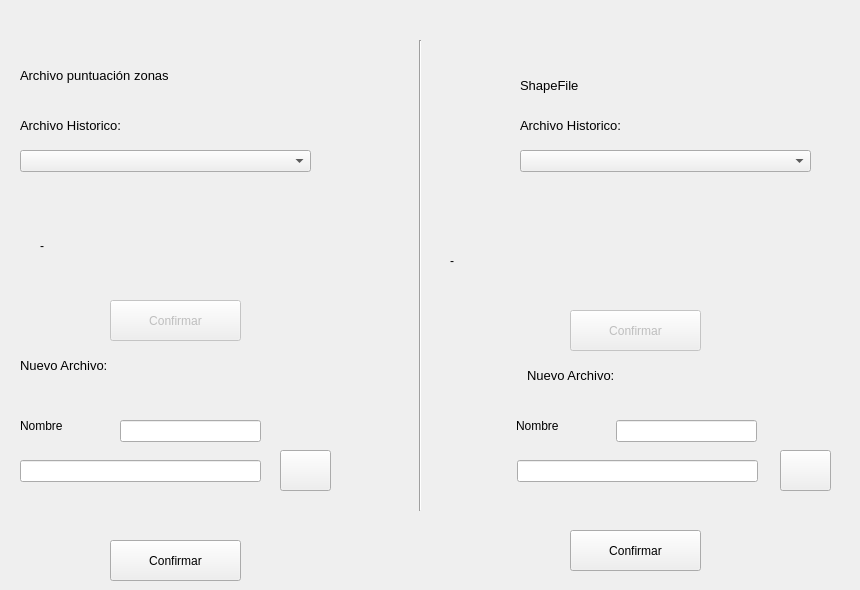
    <widget class="QWidget" name="tab_archivos">
     <attribute name="title">
      <string>CARGAR ARCHIVOS</string>
     </attribute>
     <widget class="QLabel" name="label_9">
      <property name="geometry">
       <rect>
        <x>20</x>
        <y>60</y>
        <width>201</width>
        <height>31</height>
       </rect>
      </property>
      <property name="font">
       <font>
        <pointsize>10</pointsize>
       </font>
      </property>
      <property name="text">
       <string>Archivo puntuación zonas</string>
      </property>
     </widget>
     <widget class="QPushButton" name="bt_confirmarPuntuacion">
      <property name="geometry">
       <rect>
        <x>110</x>
        <y>540</y>
        <width>131</width>
        <height>41</height>
       </rect>
      </property>
      <property name="text">
       <string>Confirmar</string>
      </property>
     </widget>
     <widget class="QComboBox" name="cb_puntuacion">
      <property name="geometry">
       <rect>
        <x>20</x>
        <y>150</y>
        <width>291</width>
        <height>22</height>
       </rect>
      </property>
      <property name="toolTip">
       <string>Cargar archivo introducido anteriormente</string>
      </property>
     </widget>
     <widget class="QLabel" name="label_52">
      <property name="geometry">
       <rect>
        <x>20</x>
        <y>110</y>
        <width>201</width>
        <height>31</height>
       </rect>
      </property>
      <property name="font">
       <font>
        <pointsize>10</pointsize>
       </font>
      </property>
      <property name="text">
       <string>Archivo Historico:</string>
      </property>
     </widget>
     <widget class="QLabel" name="lb_estadoPuntuacion">
      <property name="geometry">
       <rect>
        <x>250</x>
        <y>50</y>
        <width>51</width>
        <height>51</height>
       </rect>
      </property>
      <property name="text">
       <string/>
      </property>
      <property name="pixmap">
       <pixmap>../Imagenes/cancel.png</pixmap>
      </property>
     </widget>
     <widget class="QLabel" name="label_50">
      <property name="geometry">
       <rect>
        <x>20</x>
        <y>350</y>
        <width>201</width>
        <height>31</height>
       </rect>
      </property>
      <property name="font">
       <font>
        <pointsize>10</pointsize>
       </font>
      </property>
      <property name="text">
       <string>Nuevo Archivo:</string>
      </property>
     </widget>
     <widget class="QLineEdit" name="ln_puntuacion">
      <property name="geometry">
       <rect>
        <x>20</x>
        <y>460</y>
        <width>241</width>
        <height>22</height>
       </rect>
      </property>
      <property name="toolTip">
       <string>Introducir ruta archivo</string>
      </property>
     </widget>
     <widget class="QPushButton" name="bt_exp_WEIGH">
      <property name="geometry">
       <rect>
        <x>280</x>
        <y>450</y>
        <width>51</width>
        <height>41</height>
       </rect>
      </property>
      <property name="toolTip">
       <string>Abrir explorador de archivos</string>
      </property>
      <property name="text">
       <string/>
      </property>
      <property name="icon">
       <iconset>
        <normaloff>../Imagenes/file_explorer.png</normaloff>../Imagenes/file_explorer.png</iconset>
      </property>
     </widget>
     <widget class="QComboBox" name="cb_shape">
      <property name="geometry">
       <rect>
        <x>520</x>
        <y>150</y>
        <width>291</width>
        <height>22</height>
       </rect>
      </property>
      <property name="toolTip">
       <string>Cargar archivo introducido anteriormente</string>
      </property>
     </widget>
     <widget class="QLabel" name="label_53">
      <property name="geometry">
       <rect>
        <x>520</x>
        <y>110</y>
        <width>201</width>
        <height>31</height>
       </rect>
      </property>
      <property name="font">
       <font>
        <pointsize>10</pointsize>
       </font>
      </property>
      <property name="text">
       <string>Archivo Historico:</string>
      </property>
     </widget>
     <widget class="QLabel" name="label_10">
      <property name="geometry">
       <rect>
        <x>520</x>
        <y>70</y>
        <width>81</width>
        <height>31</height>
       </rect>
      </property>
      <property name="font">
       <font>
        <pointsize>10</pointsize>
       </font>
      </property>
      <property name="text">
       <string>ShapeFile</string>
      </property>
     </widget>
     <widget class="QLabel" name="lb_estadoShape">
      <property name="geometry">
       <rect>
        <x>790</x>
        <y>60</y>
        <width>51</width>
        <height>51</height>
       </rect>
      </property>
      <property name="text">
       <string/>
      </property>
      <property name="pixmap">
       <pixmap>../Imagenes/cancel.png</pixmap>
      </property>
     </widget>
     <widget class="QLabel" name="label_51">
      <property name="geometry">
       <rect>
        <x>527</x>
        <y>360</y>
        <width>201</width>
        <height>31</height>
       </rect>
      </property>
      <property name="font">
       <font>
        <pointsize>10</pointsize>
       </font>
      </property>
      <property name="text">
       <string>Nuevo Archivo:</string>
      </property>
     </widget>
     <widget class="QLineEdit" name="ln_shape">
      <property name="geometry">
       <rect>
        <x>517</x>
        <y>460</y>
        <width>241</width>
        <height>22</height>
       </rect>
      </property>
      <property name="toolTip">
       <string>Introducir ruta archivo</string>
      </property>
     </widget>
     <widget class="QPushButton" name="bt_exp_SHAPE">
      <property name="geometry">
       <rect>
        <x>780</x>
        <y>450</y>
        <width>51</width>
        <height>41</height>
       </rect>
      </property>
      <property name="toolTip">
       <string>Abrir explorador de archivos</string>
      </property>
      <property name="text">
       <string/>
      </property>
      <property name="icon">
       <iconset>
        <normaloff>../Imagenes/file_explorer.png</normaloff>../Imagenes/file_explorer.png</iconset>
      </property>
     </widget>
     <widget class="QPushButton" name="bt_confirmarShape">
      <property name="geometry">
       <rect>
        <x>570</x>
        <y>530</y>
        <width>131</width>
        <height>41</height>
       </rect>
      </property>
      <property name="text">
       <string>Confirmar</string>
      </property>
     </widget>
     <widget class="Line" name="line_3">
      <property name="geometry">
       <rect>
        <x>410</x>
        <y>40</y>
        <width>20</width>
        <height>471</height>
       </rect>
      </property>
      <property name="orientation">
       <enum>Qt::Vertical</enum>
      </property>
     </widget>
     <widget class="QLabel" name="label_55">
      <property name="geometry">
       <rect>
        <x>20</x>
        <y>410</y>
        <width>91</width>
        <height>31</height>
       </rect>
      </property>
      <property name="font">
       <font>
        <pointsize>9</pointsize>
       </font>
      </property>
      <property name="text">
       <string>Nombre</string>
      </property>
     </widget>
     <widget class="QLineEdit" name="ln_nombrePuntuacion">
      <property name="geometry">
       <rect>
        <x>120</x>
        <y>420</y>
        <width>141</width>
        <height>22</height>
       </rect>
      </property>
      <property name="toolTip">
       <string>Introducir ruta archivo</string>
      </property>
     </widget>
     <widget class="QLabel" name="label_56">
      <property name="geometry">
       <rect>
        <x>516</x>
        <y>410</y>
        <width>91</width>
        <height>31</height>
       </rect>
      </property>
      <property name="font">
       <font>
        <pointsize>9</pointsize>
       </font>
      </property>
      <property name="text">
       <string>Nombre</string>
      </property>
     </widget>
     <widget class="QLineEdit" name="ln_nombreShape">
      <property name="geometry">
       <rect>
        <x>616</x>
        <y>420</y>
        <width>141</width>
        <height>22</height>
       </rect>
      </property>
      <property name="toolTip">
       <string>Introducir ruta archivo</string>
      </property>
     </widget>
     <widget class="QPushButton" name="bt_confirmarPuntuacionHistorico">
      <property name="enabled">
       <bool>false</bool>
      </property>
      <property name="geometry">
       <rect>
        <x>110</x>
        <y>300</y>
        <width>131</width>
        <height>41</height>
       </rect>
      </property>
      <property name="text">
       <string>Confirmar</string>
      </property>
     </widget>
     <widget class="QPushButton" name="bt_confirmarShapeHistorico">
      <property name="enabled">
       <bool>false</bool>
      </property>
      <property name="geometry">
       <rect>
        <x>570</x>
        <y>310</y>
        <width>131</width>
        <height>41</height>
       </rect>
      </property>
      <property name="text">
       <string>Confirmar</string>
      </property>
     </widget>
     <widget class="QLabel" name="lb_directorioWeightHist">
      <property name="geometry">
       <rect>
        <x>40</x>
        <y>235</y>
        <width>361</width>
        <height>21</height>
       </rect>
      </property>
      <property name="font">
       <font>
        <pointsize>9</pointsize>
       </font>
      </property>
      <property name="text">
       <string>-</string>
      </property>
     </widget>
     <widget class="QLabel" name="lb_directorioShapeHist">
      <property name="geometry">
       <rect>
        <x>450</x>
        <y>250</y>
        <width>401</width>
        <height>21</height>
       </rect>
      </property>
      <property name="font">
       <font>
        <pointsize>9</pointsize>
       </font>
      </property>
      <property name="text">
       <string>-</string>
      </property>
     </widget>
    </widget>
